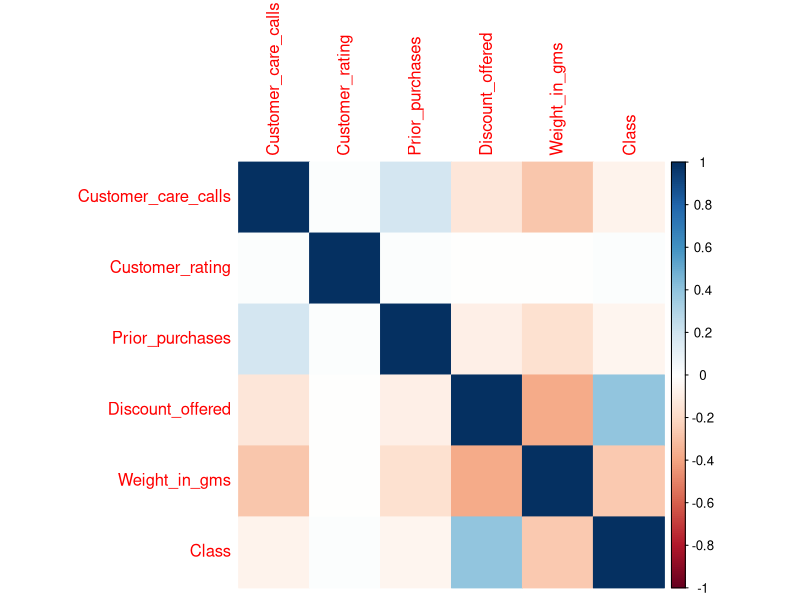
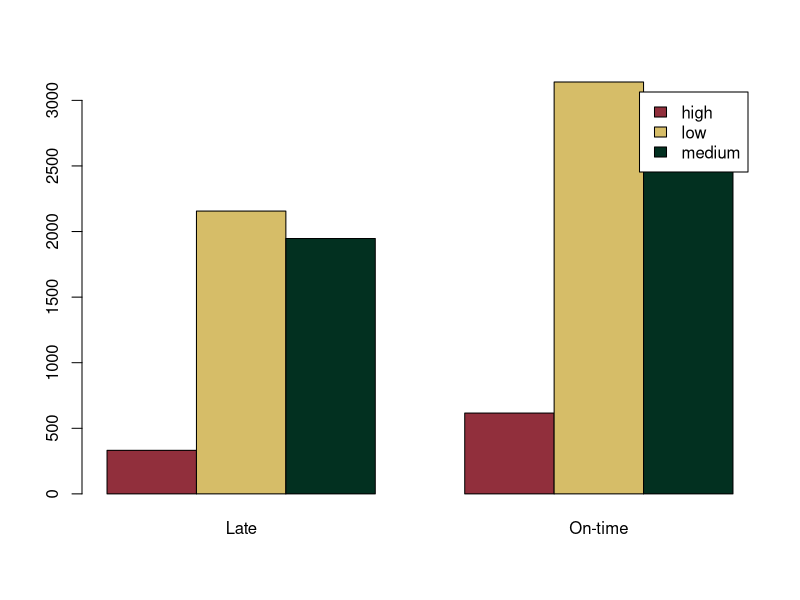
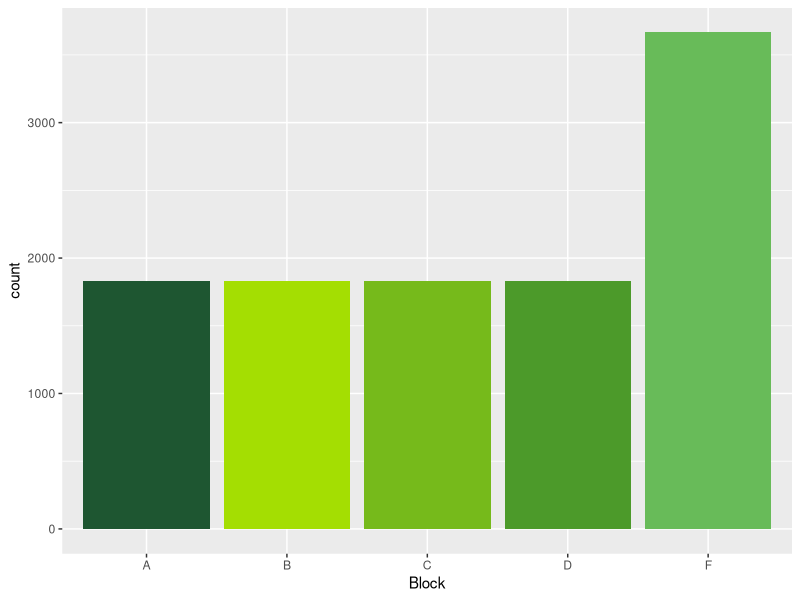
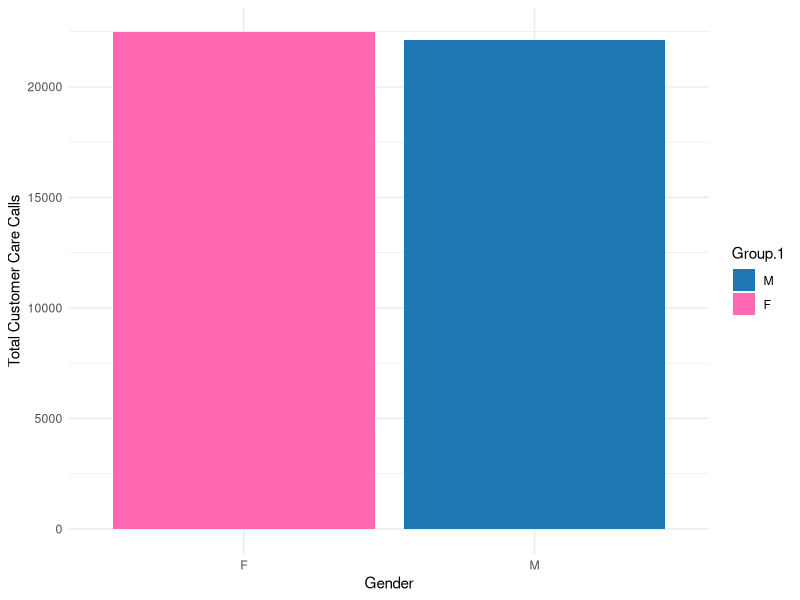
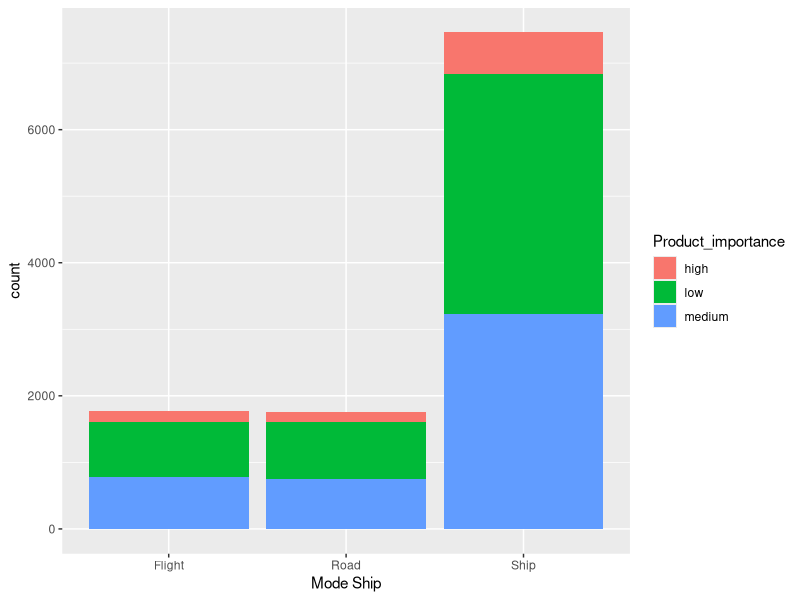
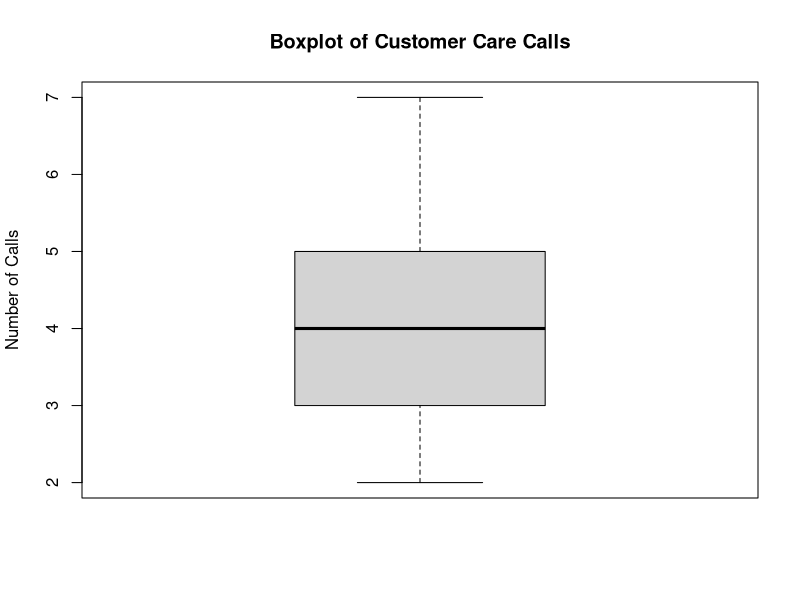
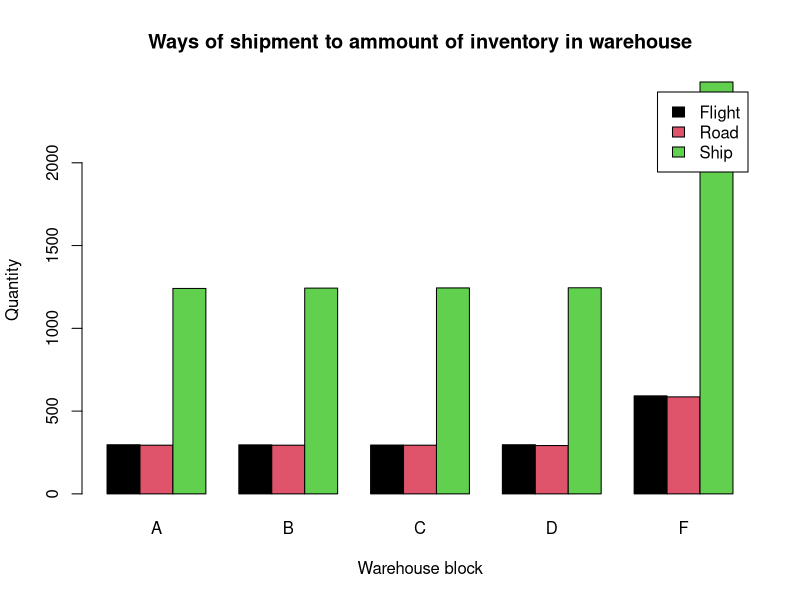
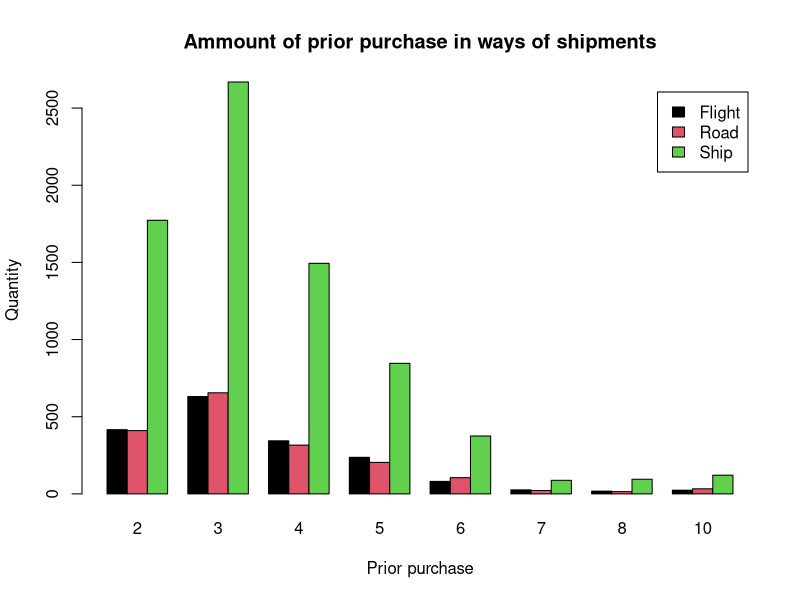

Recreate these plots in R, in order.
## ---- chunk 1
library(dplyr)
library(ggplot2)
library(scales)
library(tidyr)
library(corrplot)
library(scales)
library(skimr)
library(tidyverse)
library(RColorBrewer)
library(datasets)
library(caTools)
library(caret)
Shipping <- read.csv("shipping_ecommerce.csv", header = TRUE, stringsAsFactors = FALSE)
## ---- chunk 2
df <- Shipping

#untuk melihat 10 baris pertama
head(df, n = 10)
## ---- chunk 3
#untuk cek structure
str(df)
## ---- chunk 4
# Summarize data
skim(Shipping)
## ---- chunk 5
#Untuk cek missing value
Check = function(O){
  temp = sum(is.na(O))
  return(temp)
}
sapply(X = df,FUN = Check)
## ---- chunk 6
#Mencari korelasi
cor(df[, sapply(df, is.numeric)])
corrplot(cor(df[, sapply(df, is.numeric)]), method = "color")
## ---- chunk 7
# Determine correlation between variables
cor(Shipping$Prior_purchases, Shipping$Weight_in_gms)
#tidak ada korelasi yang signifikan antara prior_purchases dengan weight#Frequency distribution - categorical variable
## ---- chunk 8
categorical_vars <- c("Warehouse_block", "Mode_of_Shipment", "Product_importance", "Gender", "Class")
for (var in categorical_vars) {
  cat("\nFrequency distribution for", var, ":\n")
  print(table(Shipping[[var]]))
}
## ---- chunk 9
abc <- table(Shipping$Product_importance, Shipping$Class)
barplot(abc, beside = TRUE, legend.text = TRUE, col = c("#912f3c", "#D6BD68", "#023020"), names.arg = c("Late", "On-time"))
## ---- chunk 10
# Define custom colors for each warehouse block
custom_colors <- c("A" = "#1E5631", "B" = "#A4DE02", "C" = "#76BA1B", "D" = "#4C9A2A", "E" = "#ACDF87", "F" = "#68BB59")

ggplot(Shipping, aes(x = Warehouse_block, fill = Warehouse_block)) +
  geom_bar(show.legend = FALSE) +
  xlab("Block") +
  scale_fill_manual(values = custom_colors)
## ---- chunk 11
abcd <- aggregate(Shipping$Customer_care_calls, by = list(Shipping$Gender), FUN = sum)
col_names <- c("M", "F")
colors <- c("M" = "#1F77B4", "F" = "#FF69B4")

ggplot(abcd, aes(x = Group.1, y = x, fill = Group.1)) +
  geom_col() +
  scale_fill_manual(values = colors, breaks = col_names, labels = col_names) +
  xlab("Gender") +
  ylab("Total Customer Care Calls") +
  theme_minimal()
## ---- chunk 12
ggplot(Shipping, aes(x = Mode_of_Shipment, fill = Product_importance)) +
  geom_bar() + xlab("Mode Ship")
## ---- chunk 13
# Boxplot
boxplot(Shipping$Customer_care_calls, 
        main = "Boxplot of Customer Care Calls",
        ylab = "Number of Calls")
## ---- chunk 14
bar1<-table(Shipping$Mode_of_Shipment,Shipping$Warehouse_block)
barplot(bar1,beside=TRUE, legend.text=TRUE, xlab="Warehouse block", ylab="Quantity",main = "Ways of shipment to ammount of inventory in warehouse", col = 1:3)
## ---- chunk 15
bar2<-table(Shipping$Mode_of_Shipment,Shipping$Prior_purchases)
barplot(bar2,beside=TRUE, legend.text=TRUE, xlab="Prior purchase", ylab="Quantity",main = "Ammount of prior purchase in ways of shipments", col = 1:3)
## ---- chunk 16
ggplot(Shipping, aes(x = Mode_of_Shipment, y = Weight_in_gms)) +
  geom_point() +
  labs(title = "Scatter Plot of Weight vs Cost", x = "Mode Ship", y = "Weight") +
  theme_minimal()
## ---- chunk 17
ggplot(Shipping, aes(x = Mode_of_Shipment, y = Weight_in_gms, fill = Mode_of_Shipment)) +
  geom_bar(stat = "identity") +
  labs(x = "Mode of Shipment", y = "Weight (in gms)", fill = "Mode of Shipment") +
  ggtitle("Weight Distribution by Mode of Shipment") +
  theme_minimal() +
  scale_y_log10(labels = comma)
## ---- chunk 18
# Preprocessing Dataset
Shipping$Warehouse_block <- as.factor(Shipping$Warehouse_block)
Shipping$Mode_of_Shipment <- as.factor(Shipping$Mode_of_Shipment)
Shipping$Product_importance <- as.factor(Shipping$Product_importance)
Shipping$Gender <- as.factor(Shipping$Gender)
Shipping$Class <- as.factor(Shipping$Class)
## ---- chunk 19
# Split the dataset into Train and test with 70:30 ratio
set.seed(123)
split <- sample.split(Shipping$Class, SplitRatio = 0.7)
training_set <- subset(Shipping, split == TRUE)
testing_set <- subset(Shipping, split == FALSE)

# Select numeric variables
numeric_vars <- sapply(training_set, is.numeric)
numeric_training_set <- training_set[, numeric_vars]
numeric_testing_set <- testing_set[, numeric_vars]
numeric_matrix <- as.matrix(numeric_training_set)
numeric_testing_matrix <- as.matrix(numeric_testing_set)
## ---- chunk 20
# Build the Regresion polynomial logisctic model
poly_vars <- poly(numeric_matrix, degree = 2, raw = TRUE)
poly_formula <- as.formula(paste("Class ~ .", paste(names(poly_vars), collapse = "+")))
model <- train(poly_formula, data = training_set, method = "glm", family = "binomial", trControl = trainControl(method = "cv", number = 5))
## ---- chunk 21
# Do the prediction when testing the Predict set
predictions <- predict(model, newdata = testing_set)
## ---- chunk 22
# Evaluate Model performance
confusion_matrix <- confusionMatrix(predictions, testing_set$Class)
accuracy <- confusion_matrix$overall["Accuracy"]
## ---- chunk 23
# Calculate F1-score
precision <- confusion_matrix$byClass["Pos Pred Value"]
recall <- confusion_matrix$byClass["Sensitivity"]
f1_score <- 2 * (precision * recall) / (precision + recall)
## ---- chunk 24
# Show the Result
print(confusion_matrix)
## ---- chunk 25
print(paste("Accuracy: ", accuracy))
print(paste("F1-score: ", f1_score))
